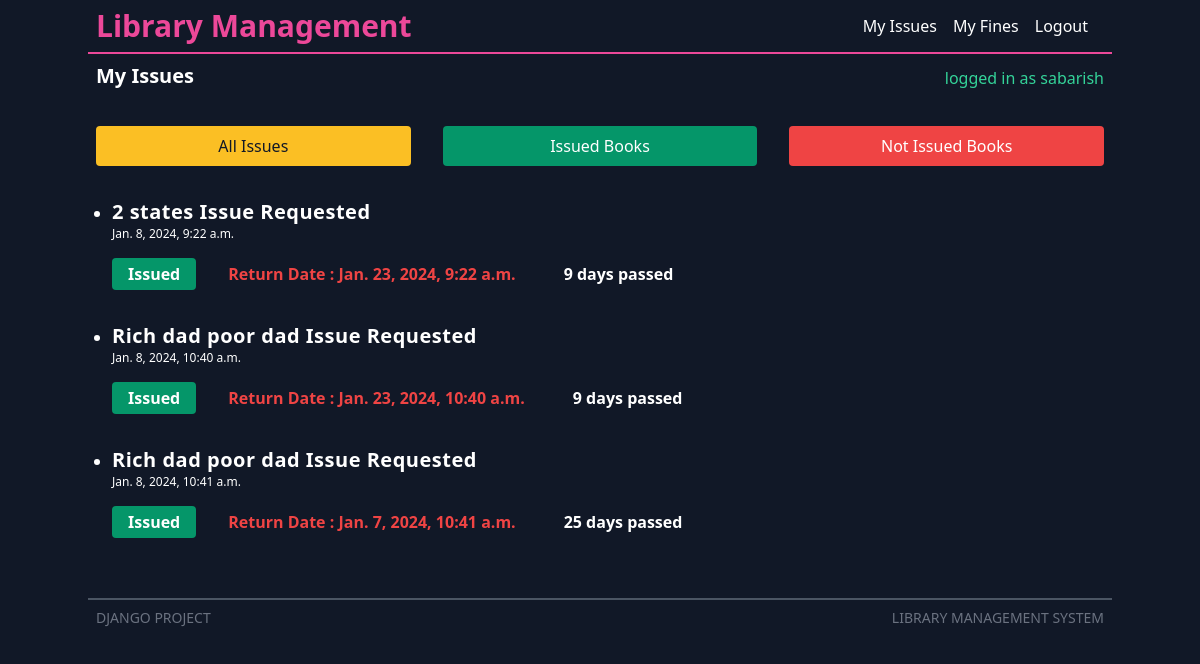
Page /my-issues/ (signed in) on the committed database.
### library/models.py (models this page shows, shortened)
class Issue(models.Model):
    student=models.ForeignKey(Student,on_delete=models.CASCADE)
    book=models.ForeignKey(Book,on_delete=models.CASCADE)
    created_at=models.DateTimeField( auto_now=True)
    issued=models.BooleanField(default=False)
    issued_at=models.DateTimeField( auto_now=False,null=True,blank=True)
    returned=models.BooleanField(default=False)
    return_date=models.DateTimeField(auto_now=False,auto_created=False,auto_now_add=False,null=True,blank=True)
    def days_no(self):
        if self.issued:
            y,m,d=str(timezone.now().date()).split('-')
            today=datetime.date(int(y),int(m),int(d))
            y2,m2,d2=str(self.return_date.date()).split('-')
            lastdate=datetime.date(int(y2),int(m2),int(d2))
            print(lastdate-today,lastdate>today)
            if lastdate > today:
                return "{} left".format(str(lastdate-today).split(',')[0])
            else:
                return "{} passed".format(str(today-lastdate).split(',')[0])
        else:
            return ""

class Book(models.Model):
    name=models.CharField(max_length=350)
    author=models.ForeignKey(Author,on_delete=models.CASCADE)
    image=models.ImageField()
    category=models.CharField(max_length=220)

### library/views.py (the view)
# urls.py: path('my-issues/',myissues),
@login_required(login_url='/student/login/')
@user_passes_test(lambda u: not u.is_superuser ,login_url='/student/login/')
def myissues(request):
    if Student.objects.filter(student_id=request.user):
        student=Student.objects.filter(student_id=request.user)[0]
        if request.GET.get('issued') is not None:
            issues=Issue.objects.filter(student=student,issued=True)
        elif request.GET.get('notissued') is not None:
            issues=Issue.objects.filter(student=student,issued=False)
        else:
            issues=Issue.objects.filter(student=student)
        return render(request,'library/myissues.html',{'issues':issues})
    messages.error(request,'You are Not a Student !')
    return redirect('/')

### templates/library/myissues.html
{% extends 'base.html' %} {% block heading %} My Issues {% endblock heading %}
{% block content %}
<form
  class="flex flex-col sm:flex-row items-center justify-start"
  method="GET"
  action="/my-issues/"
>
  <button
    class="text-gray-900 w-1/2 hover:shadow-md text-md rounded bg-yellow-400 px-4 py-2"
    name="all"
    type="submit"
  >
    All Issues
  </button>
  <button
    class="text-white ml-0 mt-4 w-1/2 sm:mt-0 sm:ml-8 hover:shadow-md text-md rounded bg-green-600 px-4 py-2"
    name="issued"
    type="submit"
  >
    Issued Books
  </button>
  <button
    class="text-white ml-0 w-1/2 mt-4 sm:mt-0 sm:ml-8 hover:shadow-md text-md rounded bg-red-500 px-4 py-2"
    name="notissued"
    type="submit"
  >
    Not Issued Books
  </button>
</form>
<ul class="list-disc px-4 mt-8">
  {% for issue in issues %}
  <li class="">
    <h3 class="text-xl font-semibold tracking-wide">
      {{issue.book.name}} Issue Requested
    </h3>
    <h4 class="text-xs">{{issue.created_at}}</h4>
    <div class="flex flex-row w-2/3 space-x-4 mt-4 mb-8">
      {% if issue.issued %}
      <h5 class="w-xs font-bold rounded bg-green-600 px-4 py-1">Issued</h5>
      <h5 class="w-xs font-bold text-red-500 px-4 py-1">
        Return Date : {{issue.return_date}}
      </h5>
      {% else %}
      <h5 class="w-xs rounded font-bold text-pink-500 px-0 py-0">
        Issue Request Pending
      </h5>
      {% endif %}
      {% if issue.issued and issue.returned %}
      <h5 class="w-xs rounded font-bold bg-green-600 px-4 py-1">Returned</h5>
      {% else %}
      <h5 class="w-xs font-bold px-4 py-1">{{issue.days_no}}</h5>
      {% endif %}
    </div>
  </li>
  {% empty %}
  <h2>Nothing Found</h2>
  {% endfor %}
</ul>
{% endblock %}

### templates/base.html (shortened to what this page needs)
<!DOCTYPE html>
<html lang="en">
  <head>
    <link
      href="https://unpkg.com/tailwindcss@^2/dist/tailwind.min.css"
      rel="stylesheet"
    />
  </head>
  <body class="min-h-screen bg-gray-900 text-white">
    {% include 'nav.html' %}
    <header
      class="flex flex-row justify-between items-end mb-5 md:mx-auto max-w-5xl p-2"
    >
      <h1 class="font-bold text-lg sm:text-xl capitalize">
        {%block heading %}{% endblock heading %}
      </h1>
      {% if user.is_anonymous %}
      <h2 class="text-red-400 sm:pr-5 xl:pr-3">logged out</h2>
      {% else %}
      <h2 class="text-green-400">logged in as {{user}}</h2>
      {% endif %}
    </header>
    <main class="container md:mx-auto max-w-5xl p-2">
      {% block content %}{% endblock content %}
    </main>
    {% include 'footer.html' %}
  </body>
</html>

### rows in the picture
Issue: book.name "2 states", created_at "Jan. 8, 2024, 9:22 a.m.", return_date "Jan. 23, 2024, 9:22 a.m.", days_no "9 days passed"
Issue: book.name "Rich dad poor dad", created_at "Jan. 8, 2024, 10:40 a.m.", return_date "Jan. 23, 2024, 10:40 a.m.", days_no "9 days passed"
Issue: book.name "Rich dad poor dad", created_at "Jan. 8, 2024, 10:41 a.m.", return_date "Jan. 7, 2024, 10:41 a.m.", days_no "25 days passed"

### other values in the picture
{{ user }} "sabarish"
